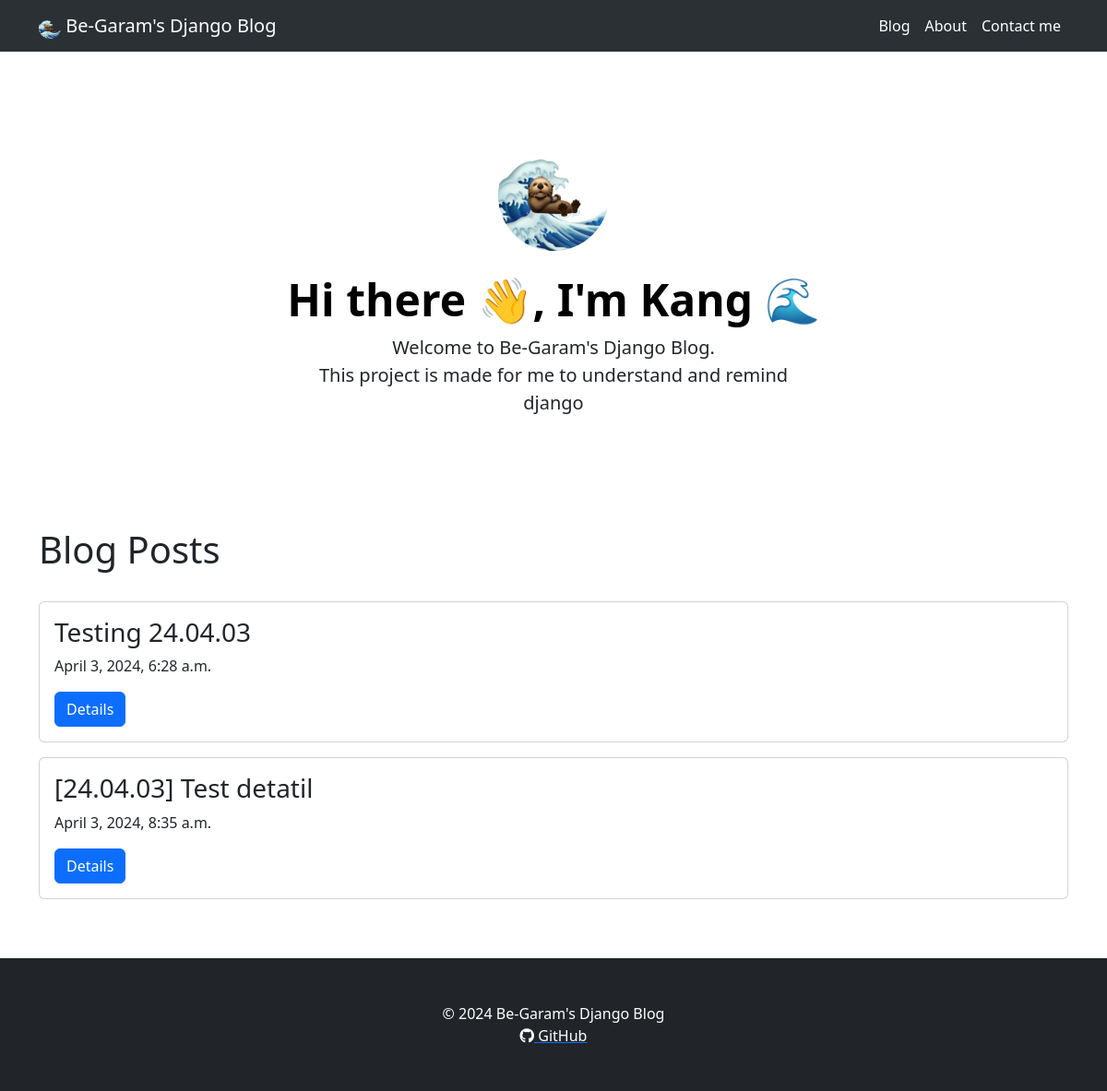
The page / on the database its author committed.
### blog/models.py (models this page shows, shortened)
class Post(models.Model):
    title = models.CharField(max_length=200)
    content = models.TextField()
    date_posted = models.DateTimeField(default=timezone.now)
    categories = models.ManyToManyField(Category, related_name='posts')

### blog/views.py (the view)
# urls.py: path('', views.PostListView.as_view(), name='post_list'),
class PostListView(generic.ListView):
    model = Post
    template_name = 'blog/post_list.html'
    context_object_name = 'posts'
    ordering = ['date_posted']

### blog/templates/blog/post_list.html (shortened to what this page needs)
{% load static %}
<!DOCTYPE html>
<html>
    <head>
        <link rel="stylesheet" href="{% static 'css/bootstrap.min.css' %}", type="text/css">
    </head>
    <body>
        <nav class="navbar sticky-top bg-body-tertiary" data-bs-theme="dark">
            <div class="container">
                <a class="navbar-brand me-lg-auto" href="./post_list.html">
                    <img src="{% static 'assesst/logo.png' %}" width="24" height="24">
                    Be-Garam's Django Blog
                </a>
                <ul class="nav col-12 col-lg-auto mb-2 justify-content-end mb-md-0">
                    <li><a href="./post_list.html" class="nav-link px-2 link-body-emphasis">Blog</a></li>
                    <li><a href="./about.html" class="nav-link px-2 link-body-emphasis">About</a></li>
                    <li><a href="./contact.html" class="nav-link px-2 link-body-emphasis">Contact me</a></li>
                </ul>
            </div>
        </nav>
        <div class="container">
            <div class="px-4 py-5 my-5 text-center">
                <img class="d-block mx-auto mb-4" src="{% static 'assesst/logo.png' %}" alt="" width="120" height="120">
                <h1 class="display-5 fw-bold text-body-emphasis">Hi there 👋, I'm Kang 🌊 </h1>
                <div class="col-lg-6 mx-auto">
                <p class="lead mb-4">Welcome to Be-Garam's Django Blog.</br> This project is made for me to understand and remind django</p>
                </div>
            </div>
            <h1>Blog Posts</h1>
            <div class="row mt-3 mb-5">
                <div class="blog-list">
                    {% for post in posts %}
                    <div class="post card raw my-3">
                        <div class="card-body">
                        <h3 class="card-title">{{post.title}}</h3>
                        <p class="card-text">{{post.date_posted}}</p>
                        <a href="{% url 'blog:post_detail' post.id %}" class="btn btn-primary">Details</a>
                        </div>
                    </div>
                    {% endfor %}
                </div>
            </div>
        </div>
        <footer class="py-5 bg-dark">
            <div class="container">
                <p class="m-0 text-center text-white">© 2024 Be-Garam's Django Blog</p>
                <a href="https://github.com/be-garam">
                    <p class="m-0 text-center text-white"><i class="fa-brands fa-github"></i> GitHub</p>
                </a>
            </div>
        </footer>
    </body>
</html>

### rows shown on the page
Post: title "Testing 24.04.03", date_posted "April 3, 2024, 6:28 a.m."
Post: title "[24.04.03] Test detatil", date_posted "April 3, 2024, 8:35 a.m."
